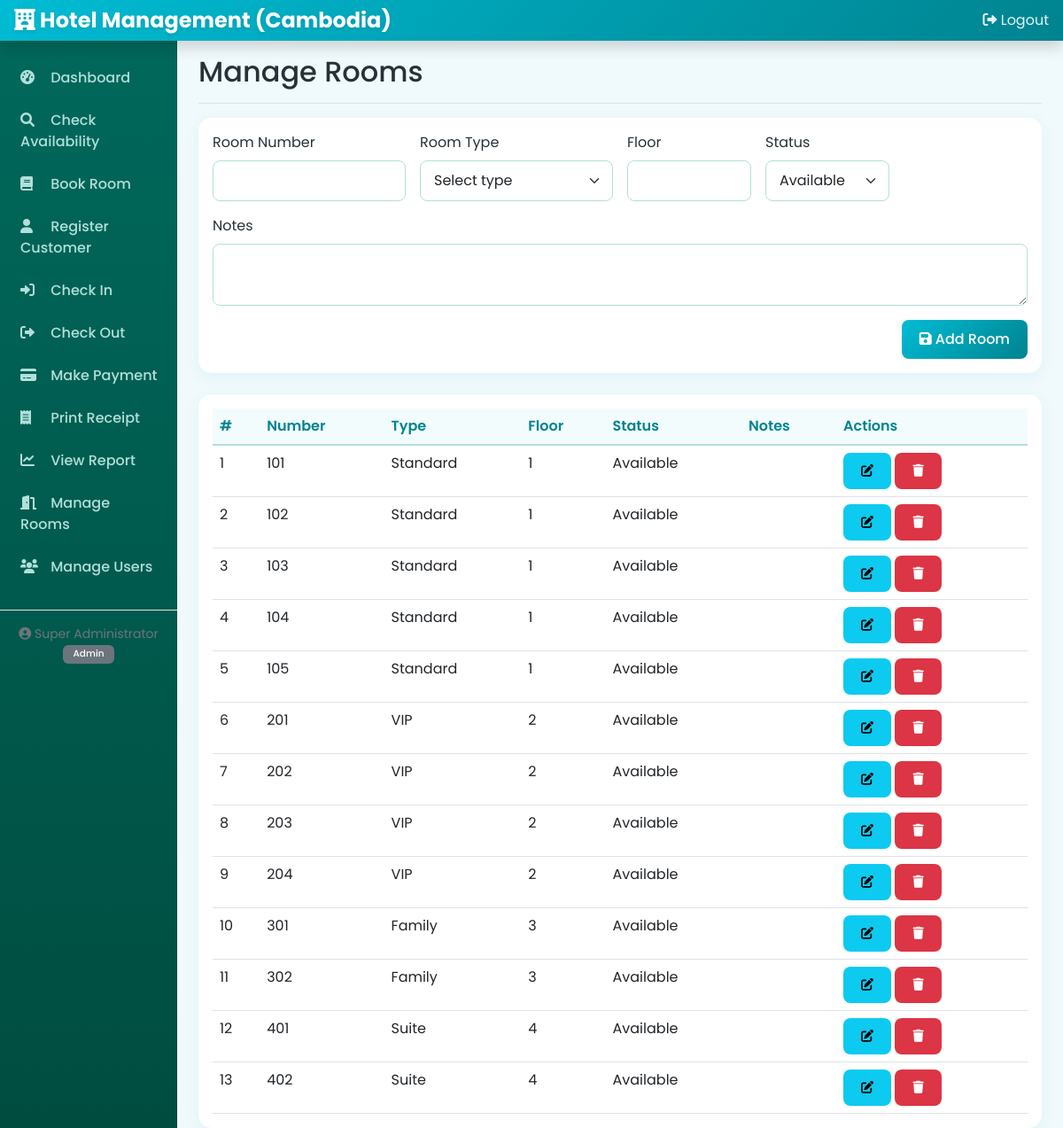
Screenshot of /modules/rooms.php (signed in) with the database file from the repository.
### tables this page shows
CREATE TABLE rooms (
    id INT PRIMARY KEY AUTO_INCREMENT,
    room_number VARCHAR(10) NOT NULL,
    room_type_id INT,
    floor INT,
    status ENUM('available', 'occupied', 'maintenance', 'reserved') DEFAULT 'available',
    notes TEXT,
    FOREIGN KEY (room_type_id) REFERENCES room_types(id)
);

CREATE TABLE room_types (
    id INT PRIMARY KEY AUTO_INCREMENT,
    type_name VARCHAR(50) NOT NULL,
    description TEXT,
    price_usd DECIMAL(10,2),
    price_khr DECIMAL(15,2),
    capacity INT DEFAULT 2,
    amenities TEXT,
    status ENUM('active', 'inactive') DEFAULT 'active'
);

### config/database.php (called while the page is built, shortened)
<?php
function hasRole($role) {
    return isset($_SESSION['user_role']) && $_SESSION['user_role'] == $role;
}
function isAdmin() {
    return hasRole('Admin');
}
function isManager() {
    return hasRole('Manager') || hasRole('Admin');
}

### modules/rooms.php (the view, shortened to what this page needs)
<?php
require_once '../config/database.php';
$editing = false;
$room = ['id' => '', 'room_number' => '', 'room_type_id' => '', 'floor' => '', 'status' => 'available', 'notes' => ''];
$stmt = $pdo->query("SELECT r.*, rt.type_name FROM rooms r LEFT JOIN room_types rt ON r.room_type_id = rt.id ORDER BY r.room_number");
$rooms = $stmt->fetchAll();
?>
<!DOCTYPE html>
<html lang="en">
<head>
    <link href="https://cdn.jsdelivr.net/npm/bootstrap@5.1.3/dist/css/bootstrap.min.css" rel="stylesheet">
    <link rel="stylesheet" href="https://cdnjs.cloudflare.com/ajax/libs/font-awesome/6.0.0/css/all.min.css">
</head>
<body>
    <?php include '../includes/header.php'; ?>
    <div class="container-fluid">
        <div class="row">
            <?php include '../includes/sidebar.php'; ?>
            <main class="col-md-9 ms-sm-auto col-lg-10 px-md-4">
                <div class="d-flex justify-content-between flex-wrap flex-md-nowrap align-items-center pt-3 pb-2 mb-3 border-bottom">
                    <h1 class="h2">Manage Rooms</h1>
                </div>
                <div class="card mb-4">
                    <div class="card-body">
                        <form method="POST" class="row g-3">
                            <div class="col-md-3">
                                <label class="form-label">Room Number</label>
                                <input type="text" name="room_number" class="form-control" required value="<?php echo htmlspecialchars($room['room_number']); ?>">
                            </div>
                            <div class="col-md-3">
                                <label class="form-label">Room Type</label>
                                <select name="room_type_id" class="form-select" required>
                                    <option value="">Select type</option>
                                </select>
                            </div>
                            <div class="col-md-2">
                                <label class="form-label">Floor</label>
                                <input type="number" name="floor" class="form-control" value="<?php echo htmlspecialchars($room['floor']); ?>">
                            </div>
                            <div class="col-md-2">
                                <label class="form-label">Status</label>
                                <select name="status" class="form-select">
                                    <?php foreach(['available','occupied','maintenance','reserved'] as $status): ?>
                                        <option value="<?php echo $status; ?>" <?php echo $status == $room['status'] ? 'selected' : ''; ?>><?php echo ucfirst($status); ?></option>
                                    <?php endforeach; ?>
                                </select>
                            </div>
                            <div class="col-md-12">
                                <label class="form-label">Notes</label>
                                <textarea name="notes" class="form-control"><?php echo htmlspecialchars($room['notes']); ?></textarea>
                            </div>
                            <div class="col-12 text-end">
                                <button type="submit" name="save_room" class="btn btn-primary">
                                    <i class="fas fa-save"></i> <?php echo $editing ? 'Update' : 'Add'; ?> Room
                                </button>
                            </div>
                        </form>
                    </div>
                </div>
                <div class="card">
                    <div class="card-body">
                        <div class="table-responsive">
                            <table class="table table-hover">
                                <thead>
                                    <tr>
                                        <th>#</th>
                                        <th>Number</th>
                                        <th>Type</th>
                                        <th>Floor</th>
                                        <th>Status</th>
                                        <th>Notes</th>
                                        <th>Actions</th>
                                    </tr>
                                </thead>
                                <tbody>
                                    <?php foreach($rooms as $row): ?>
                                    <tr>
                                        <td><?php echo $row['id']; ?></td>
                                        <td><?php echo htmlspecialchars($row['room_number']); ?></td>
                                        <td><?php echo htmlspecialchars($row['type_name']); ?></td>
                                        <td><?php echo htmlspecialchars($row['floor']); ?></td>
                                        <td><?php echo ucfirst($row['status']); ?></td>
                                        <td><?php echo htmlspecialchars($row['notes']); ?></td>
                                        <td>
                                            <a href="?action=edit&id=<?php echo $row['id']; ?>" class="btn btn-sm btn-info"><i class="fas fa-edit"></i></a>
                                            <a href="?action=delete&id=<?php echo $row['id']; ?>" class="btn btn-sm btn-danger" onclick="return confirm('Delete this room?');"><i class="fas fa-trash"></i></a>
                                        </td>
                                    </tr>
                                    <?php endforeach; ?>
                                </tbody>
                            </table>
                        </div>
                    </div>
                </div>
            </main>
        </div>
    </div>
</body>
</html>

### includes/header.php (shortened to what this page needs)
<?php
$prefix = strpos($_SERVER['PHP_SELF'], '/modules/') !== false ? '../' : '';
?>
<!DOCTYPE html>
<html lang="en">
<head>
    <link href="https://cdn.jsdelivr.net/npm/bootstrap@5.1.3/dist/css/bootstrap.min.css" rel="stylesheet">
    <link rel="stylesheet" href="https://cdnjs.cloudflare.com/ajax/libs/font-awesome/6.0.0/css/all.min.css">
    <link href="<?php echo $prefix; ?>css/style.css" rel="stylesheet">
</head>
<body>
<nav class="navbar navbar-dark sticky-top bg-dark flex-md-nowrap p-0 shadow" style="background: linear-gradient(135deg, #00bcd4 0%, #00838f 100%) !important;">
    <a class="navbar-brand me-0 px-3" href="<?php echo $prefix . 'dashboard.php'; ?>" style="color: white !important; text-shadow: 0 2px 4px rgba(0,0,0,0.1);">
        <i class="fas fa-hotel"></i> Hotel Management (Cambodia)
    </a>
    <div class="navbar-nav">
        <div class="nav-item text-nowrap">
            <a class="nav-link px-3" href="<?php echo $prefix . 'logout.php'; ?>">
                <i class="fas fa-sign-out-alt"></i> Logout
            </a>
        </div>
    </div>
</nav>

### includes/sidebar.php
<?php
$prefix = strpos($_SERVER['PHP_SELF'], '/modules/') !== false ? '../' : '';
?>
<nav id="sidebarMenu" class="col-md-3 col-lg-2 d-md-block sidebar collapse">
    <div class="position-sticky pt-3">
        <ul class="nav flex-column">
            <li class="nav-item">
                <a class="nav-link <?php echo basename($_SERVER['PHP_SELF']) == 'dashboard.php' ? 'active' : ''; ?>" href="<?php echo $prefix . 'dashboard.php'; ?>">
                    <i class="fas fa-tachometer-alt"></i> Dashboard
                </a>
            </li>
            <li class="nav-item">
                <a class="nav-link" href="<?php echo $prefix . 'modules/availability.php'; ?>">
                    <i class="fas fa-search"></i> Check Availability
                </a>
            </li>
            <li class="nav-item">
                <a class="nav-link" href="<?php echo $prefix . 'modules/booking.php'; ?>">
                    <i class="fas fa-book"></i> Book Room
                </a>
            </li>
            <li class="nav-item">
                <a class="nav-link" href="<?php echo $prefix . 'modules/customer.php'; ?>">
                    <i class="fas fa-user"></i> Register Customer
                </a>
            </li>
            <li class="nav-item">
                <a class="nav-link" href="<?php echo $prefix . 'modules/checkin.php'; ?>">
                    <i class="fas fa-sign-in-alt"></i> Check In
                </a>
            </li>
            <li class="nav-item">
                <a class="nav-link" href="<?php echo $prefix . 'modules/checkout.php'; ?>">
                    <i class="fas fa-sign-out-alt"></i> Check Out
                </a>
            </li>
            <li class="nav-item">
                <a class="nav-link" href="<?php echo $prefix . 'modules/payment.php'; ?>">
                    <i class="fas fa-credit-card"></i> Make Payment
                </a>
            </li>
            <li class="nav-item">
                <a class="nav-link" href="<?php echo $prefix . 'modules/receipt.php'; ?>">
                    <i class="fas fa-receipt"></i> Print Receipt
                </a>
            </li>
            <?php if(isManager()): ?>
            <li class="nav-item">
                <a class="nav-link" href="<?php echo $prefix . 'modules/report.php'; ?>">
                    <i class="fas fa-chart-line"></i> View Report
                </a>
            </li>
            <?php endif; ?>
            <?php if(isAdmin()): ?>
            <li class="nav-item">
                <a class="nav-link" href="<?php echo $prefix . 'modules/rooms.php'; ?>">
                    <i class="fas fa-door-open"></i> Manage Rooms
                </a>
            </li>
            <li class="nav-item">
                <a class="nav-link" href="<?php echo $prefix . 'modules/users.php'; ?>">
                    <i class="fas fa-users"></i> Manage Users
                </a>
            </li>
            <?php endif; ?>
            <li class="nav-item mt-4">
                <div class="border-top pt-3">
                    <div class="text-center text-muted small">
                        <i class="fas fa-user-circle"></i> <?php echo $_SESSION['user_name']; ?><br>
                        <span class="badge bg-secondary"><?php echo $_SESSION['user_role']; ?></span>
                    </div>
                </div>
            </li>
        </ul>
    </div>
</nav>

### css/style.css (style rules this page uses)
* { margin: 0; padding: 0; box-sizing: border-box; }
:root { --primary: #00bcd4; --primary-dark: #00838f; --primary-light: #4dd0e1; --secondary: #009688; --accent: #ff6b6b; --warning: #ffc107; --success: #4caf50; --info: #00bcd4; --danger: #f44336; --bg-light: #f0f9fb; --text-dark: #263238; --border-soft: #b2dfdb; }
body { font-family: 'Poppins', 'Khmer OS', system-ui, -apple-system, 'Segoe UI', Roboto, sans-serif; background: var(--bg-light); overflow-x: hidden; color: var(--text-dark); }
.sidebar { position: fixed; top: 0; bottom: 0; left: 0; z-index: 100; padding: 48px 0 0; box-shadow: inset -1px 0 0 rgba(0, 0, 0, 0.1); background: linear-gradient(180deg, #00695c 0%, #004d40 100%); }
.sidebar .nav-link { font-weight: 500; color: #b2dfdb; padding: 12px 20px; transition: all 0.3s ease; border-left: 3px solid transparent; }
.sidebar .nav-link i { margin-right: 10px; width: 20px; }
.navbar { background: linear-gradient(135deg, var(--primary) 0%, var(--primary-dark) 100%); box-shadow: 0 4px 20px rgba(0, 188, 212, 0.15); padding: 15px 0; }
.navbar-brand { font-weight: 700; font-size: 1.5rem; color: white !important; white-space: nowrap; text-shadow: 0 2px 4px rgba(0, 0, 0, 0.1); }
.navbar .nav-link { color: rgba(255, 255, 255, 0.9) !important; transition: all 0.3s ease; }
.btn { border-radius: 8px; padding: 10px 20px; font-weight: 500; transition: all 0.3s ease; border: none; }
.btn-primary { background: linear-gradient(135deg, var(--primary) 0%, var(--primary-dark) 100%); color: white; }
.card { border: none; border-radius: 15px; box-shadow: 0 4px 15px rgba(0, 188, 212, 0.08); transition: all 0.3s ease; overflow: hidden; }
.table { margin-bottom: 0; }
.table thead th { border-bottom: 2px solid var(--border-soft); color: var(--primary-dark); font-weight: 600; background: rgba(0, 188, 212, 0.05); }
.table tbody tr { transition: all 0.2s ease; }
.badge { padding: 5px 12px; border-radius: 6px; font-weight: 500; }
.form-control, .form-select { border-radius: 8px; border: 1.5px solid var(--border-soft); padding: 10px 15px; transition: all 0.3s ease; }

### rows the page displays
rooms: id "1", room_number "101", room_type.type_name "Standard", floor "1", status "Available"
rooms: id "2", room_number "102", room_type.type_name "Standard", floor "1", status "Available"
rooms: id "3", room_number "103", room_type.type_name "Standard", floor "1", status "Available"
rooms: id "4", room_number "104", room_type.type_name "Standard", floor "1", status "Available"
rooms: id "5", room_number "105", room_type.type_name "Standard", floor "1", status "Available"
rooms: id "6", room_number "201", room_type.type_name "VIP", floor "2", status "Available"
rooms: id "7", room_number "202", room_type.type_name "VIP", floor "2", status "Available"
rooms: id "8", room_number "203", room_type.type_name "VIP", floor "2", status "Available"
rooms: id "9", room_number "204", room_type.type_name "VIP", floor "2", status "Available"
rooms: id "10", room_number "301", room_type.type_name "Family", floor "3", status "Available"
rooms: id "11", room_number "302", room_type.type_name "Family", floor "3", status "Available"
rooms: id "12", room_number "401", room_type.type_name "Suite", floor "4", status "Available"
rooms: id "13", room_number "402", room_type.type_name "Suite", floor "4", status "Available"

### other values shown
$_SESSION['user_name'] "Super Administrator"
$_SESSION['user_role'] "Admin"
form field status "Available"
